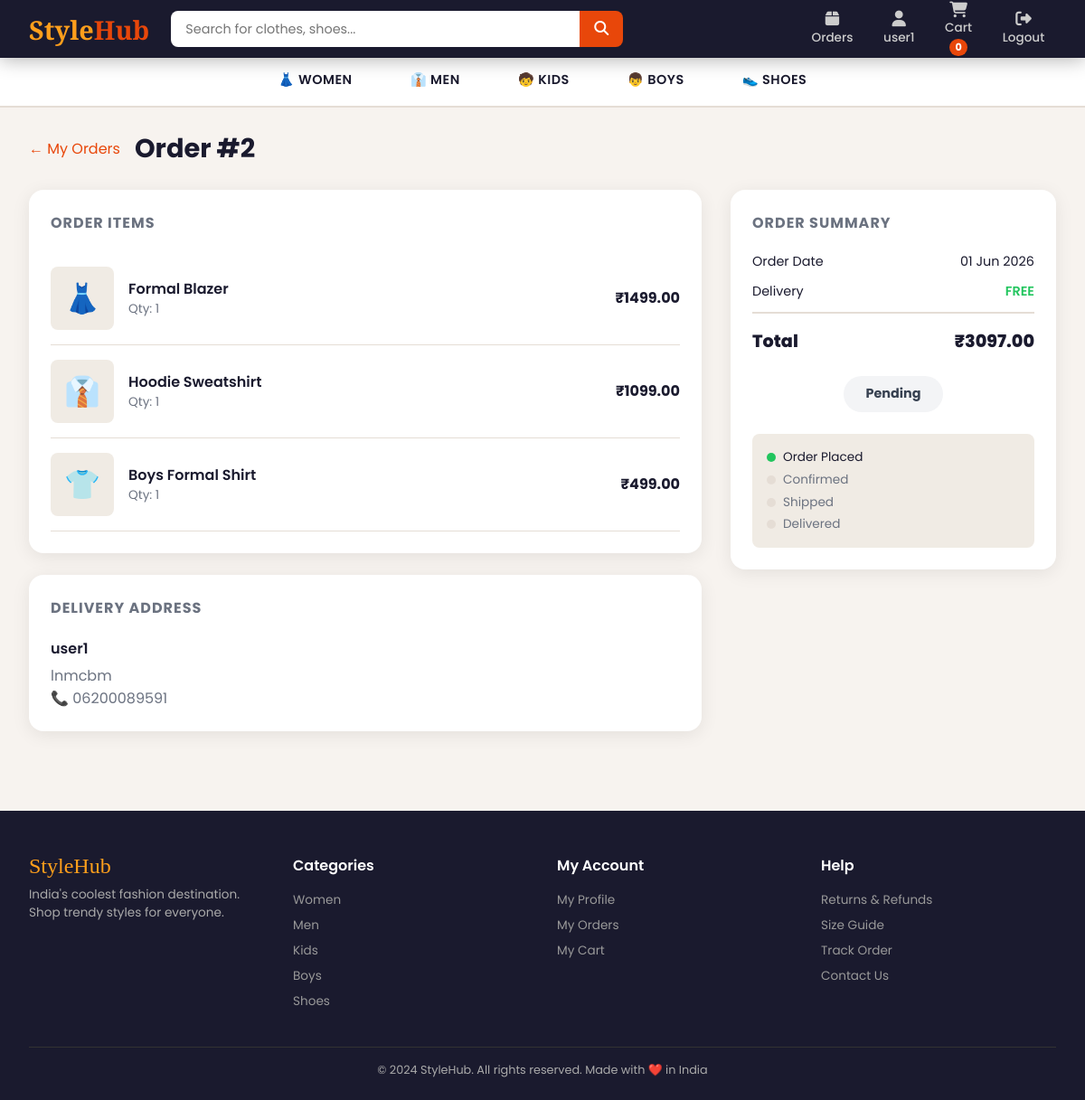
The page /orders/2/ (signed in) on the database its author committed.
### users/models.py (models this page shows, shortened)
class CustomUser(AbstractUser):
    ROLE_CHOICES = (('admin', 'Admin'), ('staff', 'Staff'), ('user', 'User'))
    role = models.CharField(max_length=10, choices=ROLE_CHOICES, default='user')
    phone = models.CharField(max_length=15, blank=True)
    address = models.TextField(blank=True)

### store/models.py (models this page shows, shortened)
class Order(models.Model):
    STATUS_CHOICES = (
        ('pending', 'Pending'),
        ('confirmed', 'Confirmed'),
        ('shipped', 'Shipped'),
        ('delivered', 'Delivered'),
        ('cancelled', 'Cancelled'),
    )
    user = models.ForeignKey(settings.AUTH_USER_MODEL, on_delete=models.CASCADE)
    total_price = models.DecimalField(max_digits=10, decimal_places=2)
    status = models.CharField(max_length=20, choices=STATUS_CHOICES, default='pending')
    address = models.TextField()
    phone = models.CharField(max_length=15)
    created_at = models.DateTimeField(auto_now_add=True)

class OrderItem(models.Model):
    order = models.ForeignKey(Order, on_delete=models.CASCADE, related_name='items')
    product = models.ForeignKey(Product, on_delete=models.CASCADE)
    quantity = models.IntegerField()
    price = models.DecimalField(max_digits=10, decimal_places=2)

class Product(models.Model):
    name = models.CharField(max_length=200)
    category = models.CharField(max_length=20, choices=CATEGORY_CHOICES)
    price = models.DecimalField(max_digits=10, decimal_places=2)
    original_price = models.DecimalField(max_digits=10, decimal_places=2, null=True, blank=True)
    description = models.TextField(blank=True)
    image_url = models.URLField(blank=True)
    stock = models.IntegerField(default=10)
    rating = models.DecimalField(max_digits=3, decimal_places=1, default=4.0)
    reviews_count = models.IntegerField(default=0)
    is_active = models.BooleanField(default=True)
    created_at = models.DateTimeField(auto_now_add=True)

### store/views.py (the view)
# urls.py: path('orders/<int:pk>/', views.order_detail_view, name='order_detail'),
@login_required
def order_detail_view(request, pk):
    order = get_object_or_404(Order, pk=pk, user=request.user)
    return render(request, 'store/order_detail.html', {'order': order})

### store/context_processors.py (called while the page is built)
def cart_count(request):
    if request.user.is_authenticated:
        count = Cart.objects.filter(user=request.user).count()
        return {'cart_count': count}
    return {'cart_count': 0}

### templates/store/order_detail.html (shortened to what this page needs)
{% extends 'base.html' %}
{% block content %}
<div style="display:flex;align-items:center;gap:1rem;margin-bottom:1.5rem">
    <a href="/orders/" style="color:var(--primary);text-decoration:none">← My Orders</a>
    <h1 style="font-size:1.8rem;font-weight:700">Order #{{ order.id }}</h1>
</div>
<div style="display:grid;grid-template-columns:1fr 360px;gap:2rem;align-items:start">
    <div>
        <div style="background:white;border-radius:16px;padding:1.5rem;box-shadow:var(--shadow);margin-bottom:1.5rem">
            <h2 style="font-size:1rem;font-weight:700;margin-bottom:1.25rem;color:var(--gray);text-transform:uppercase;letter-spacing:1px">Order Items</h2>
            {% for item in order.items.all %}
            <div style="display:flex;align-items:center;gap:1rem;padding:1rem 0;border-bottom:1px solid var(--border)">
                <div style="width:70px;height:70px;border-radius:8px;background:var(--light-gray);display:flex;align-items:center;justify-content:center;font-size:2rem;flex-shrink:0">
                    {% if item.product.category == 'women' %}👗{% elif item.product.category == 'men' %}👔{% elif item.product.category == 'shoes' %}👟{% else %}👕{% endif %}
                </div>
                <div style="flex:1">
                    <div style="font-weight:600">{{ item.product.name }}</div>
                    <div style="color:var(--gray);font-size:0.85rem">Qty: {{ item.quantity }}</div>
                </div>
                <div style="font-weight:700">₹{{ item.price }}</div>
            </div>
            {% endfor %}
        </div>
        <div style="background:white;border-radius:16px;padding:1.5rem;box-shadow:var(--shadow)">
            <h2 style="font-size:1rem;font-weight:700;margin-bottom:1.25rem;color:var(--gray);text-transform:uppercase;letter-spacing:1px">Delivery Address</h2>
            <p style="font-weight:600;margin-bottom:0.3rem">{{ user.get_full_name|default:user.username }}</p>
            <p style="color:var(--gray)">{{ order.address }}</p>
            <p style="color:var(--gray)">📞 {{ order.phone }}</p>
        </div>
    </div>
    <div style="background:white;border-radius:16px;padding:1.5rem;box-shadow:var(--shadow);position:sticky;top:80px">
        <h2 style="font-size:1rem;font-weight:700;margin-bottom:1.25rem;color:var(--gray);text-transform:uppercase;letter-spacing:1px">Order Summary</h2>
        <div style="display:flex;justify-content:space-between;margin-bottom:0.75rem;font-size:0.9rem">
            <span>Order Date</span><span>{{ order.created_at|date:"d M Y" }}</span>
        </div>
        <div style="display:flex;justify-content:space-between;margin-bottom:0.75rem;font-size:0.9rem">
            <span>Delivery</span><span style="color:var(--success);font-weight:600">FREE</span>
        </div>
        <div style="display:flex;justify-content:space-between;font-size:1.2rem;font-weight:800;padding-top:1rem;border-top:2px solid var(--border)">
            <span>Total</span><span>₹{{ order.total_price }}</span>
        </div>
        <div style="margin-top:1.5rem;text-align:center">
            <span style="
                padding:0.6rem 1.5rem;border-radius:20px;font-size:0.9rem;font-weight:700;display:inline-block;
                {% if order.status == 'delivered' %}background:#dcfce7;color:#15803d;
                {% elif order.status == 'shipped' %}background:#dbeafe;color:#1d4ed8;
                {% elif order.status == 'confirmed' %}background:#fef9c3;color:#854d0e;
                {% elif order.status == 'cancelled' %}background:#fee2e2;color:#dc2626;
                {% else %}background:#f3f4f6;color:#374151;{% endif %}
            ">{{ order.status|title }}</span>
        </div>
        <div style="margin-top:1.5rem;padding:1rem;background:var(--light-gray);border-radius:8px;font-size:0.85rem">
            <div style="margin-bottom:0.3rem;display:flex;gap:0.5rem;align-items:center">
                <span style="width:10px;height:10px;background:var(--success);border-radius:50%;display:inline-block"></span>
                <span>Order Placed</span>
            </div>
            <div style="margin-bottom:0.3rem;display:flex;gap:0.5rem;align-items:center;color:{% if order.status in 'confirmed,shipped,delivered' %}var(--dark){% else %}var(--gray){% endif %}">
                <span style="width:10px;height:10px;background:{% if order.status in 'confirmed,shipped,delivered' %}var(--accent){% else %}var(--border){% endif %};border-radius:50%;display:inline-block"></span>
                <span>Confirmed</span>
            </div>
            <div style="margin-bottom:0.3rem;display:flex;gap:0.5rem;align-items:center;color:{% if order.status in 'shipped,delivered' %}var(--dark){% else %}var(--gray){% endif %}">
                <span style="width:10px;height:10px;background:{% if order.status in 'shipped,delivered' %}#3b82f6{% else %}var(--border){% endif %};border-radius:50%;display:inline-block"></span>
                <span>Shipped</span>
            </div>
            <div style="display:flex;gap:0.5rem;align-items:center;color:{% if order.status == 'delivered' %}var(--dark){% else %}var(--gray){% endif %}">
                <span style="width:10px;height:10px;background:{% if order.status == 'delivered' %}var(--success){% else %}var(--border){% endif %};border-radius:50%;display:inline-block"></span>
                <span>Delivered</span>
            </div>
        </div>
    </div>
</div>
{% endblock %}

### templates/base.html (shortened to what this page needs)
<!DOCTYPE html>
<html lang="en">
<head>
    <link rel="stylesheet" href="https://cdnjs.cloudflare.com/ajax/libs/font-awesome/6.4.0/css/all.min.css">
</head>
<body>
<nav class="navbar">
    <div class="nav-inner">
        <a href="/" class="nav-logo">Style<span>Hub</span></a>
        <form class="nav-search" action="/search/" method="get">
            <input type="text" name="q" placeholder="Search for clothes, shoes..." value="{{ request.GET.q }}">
            <button type="submit"><i class="fas fa-search"></i></button>
        </form>
        <div class="nav-links">
            {% if user.is_authenticated %}
                <a href="/orders/"><i class="fas fa-box"></i>Orders</a>
                <a href="/users/profile/"><i class="fas fa-user"></i>{{ user.username }}</a>
                <a href="/cart/" class="nav-cart"><i class="fas fa-shopping-cart"></i>Cart <span class="cart-badge">{{ cart_count }}</span></a>
                <a href="/users/logout/"><i class="fas fa-sign-out-alt"></i>Logout</a>
            {% else %}
                <a href="/users/login/"><i class="fas fa-sign-in-alt"></i>Login</a>
                <a href="/users/signup/"><i class="fas fa-user-plus"></i>Signup</a>
            {% endif %}
        </div>
    </div>
</nav>
<div class="cat-bar">
    <a href="/category/women/" {% if request.path == '/category/women/' %}class="active"{% endif %}>👗 Women</a>
    <a href="/category/men/" {% if request.path == '/category/men/' %}class="active"{% endif %}>👔 Men</a>
    <a href="/category/kids/" {% if request.path == '/category/kids/' %}class="active"{% endif %}>🧒 Kids</a>
    <a href="/category/boys/" {% if request.path == '/category/boys/' %}class="active"{% endif %}>👦 Boys</a>
    <a href="/category/shoes/" {% if request.path == '/category/shoes/' %}class="active"{% endif %}>👟 Shoes</a>
</div>
<div class="main-content">
    {% block content %}{% endblock %}
</div>
<footer>
    <div class="footer-inner">
        <div class="footer-grid">
            <div>
                <div class="footer-logo">StyleHub</div>
                <p style="font-size:0.85rem;">India's coolest fashion destination. Shop trendy styles for everyone.</p>
            </div>
            <div>
                <h4>Categories</h4>
                <a href="/category/women/">Women</a>
                <a href="/category/men/">Men</a>
                <a href="/category/kids/">Kids</a>
                <a href="/category/boys/">Boys</a>
                <a href="/category/shoes/">Shoes</a>
            </div>
            <div>
                <h4>My Account</h4>
                <a href="/users/profile/">My Profile</a>
                <a href="/orders/">My Orders</a>
                <a href="/cart/">My Cart</a>
            </div>
            <div>
                <h4>Help</h4>
                <a href="#">Returns & Refunds</a>
                <a href="#">Size Guide</a>
                <a href="#">Track Order</a>
                <a href="#">Contact Us</a>
            </div>
        </div>
        <div class="footer-bottom">
            <p>© 2024 StyleHub. All rights reserved. Made with ❤️ in India</p>
        </div>
    </div>
</footer>
</body>
</html>

### templates/base.html (style rules this page uses)
:root { --primary: #e8470a; --primary-dark: #c73d08; --accent: #ff9f1c; --bg: #f7f3ef; --white: #ffffff; --dark: #1a1a2e; --gray: #6b7280; --light-gray: #f0ebe4; --border: #e5ddd5; --success: #22c55e; --shadow: 0 4px 20px rgba(0,0,0,0.08); }
* { margin: 0; padding: 0; box-sizing: border-box; }
body { font-family: 'Poppins', sans-serif; background: var(--bg); color: var(--dark); }
.navbar { background: var(--dark); padding: 0 2rem; position: sticky; top: 0; z-index: 1000; box-shadow: 0 2px 20px rgba(0,0,0,0.3); }
.nav-inner { display: flex; align-items: center; gap: 1.5rem; height: 64px; max-width: 1400px; margin: 0 auto; }
.nav-logo { font-family: 'Playfair Display', serif; font-size: 1.8rem; color: var(--accent); font-weight: 700; text-decoration: none; white-space: nowrap; }
.nav-logo span { color: var(--primary); }
.nav-search { flex: 1; display: flex; max-width: 500px; }
.nav-search input { flex: 1; padding: 0.6rem 1rem; border: none; border-radius: 8px 0 0 8px; font-family: 'Poppins', sans-serif; font-size: 0.9rem; outline: none; }
.nav-search button { background: var(--primary); color: white; border: none; padding: 0.6rem 1rem; border-radius: 0 8px 8px 0; cursor: pointer; font-size: 1rem; }
.nav-links { display: flex; align-items: center; gap: 0.5rem; margin-left: auto; }
.nav-links a, .nav-links button { color: #ccc; text-decoration: none; font-size: 0.85rem; font-weight: 500; padding: 0.5rem 0.8rem; border-radius: 8px; border: none; background: none; cursor: pointer; display: flex; flex-direction: column; align-items: center; gap: 2px; transition: color 0.2s, background 0.2s; }
.nav-links a i, .nav-links button i { font-size: 1.1rem; }
.cart-badge { background: var(--primary); color: white; border-radius: 50%; padding: 1px 6px; font-size: 0.7rem; font-weight: 700; }
.nav-cart { position: relative; }
.cat-bar { background: white; border-bottom: 2px solid var(--border); display: flex; justify-content: center; gap: 0; overflow-x: auto; }
.cat-bar a { padding: 0.9rem 2rem; text-decoration: none; color: var(--dark); font-weight: 600; font-size: 0.9rem; text-transform: uppercase; letter-spacing: 0.5px; border-bottom: 3px solid transparent; transition: all 0.2s; white-space: nowrap; }
.main-content { max-width: 1400px; margin: 0 auto; padding: 1.5rem 2rem; }
footer { background: var(--dark); color: #aaa; margin-top: 4rem; padding: 3rem 2rem 1.5rem; }
.footer-inner { max-width: 1400px; margin: 0 auto; }
.footer-grid { display: grid; grid-template-columns: repeat(auto-fit, minmax(200px, 1fr)); gap: 2rem; margin-bottom: 2rem; }
footer h4 { color: white; margin-bottom: 1rem; font-weight: 600; }
footer a { color: #999; text-decoration: none; font-size: 0.85rem; display: block; margin-bottom: 0.5rem; }
.footer-bottom { border-top: 1px solid #333; padding-top: 1rem; text-align: center; font-size: 0.8rem; }
.footer-logo { font-family: 'Playfair Display', serif; font-size: 1.5rem; color: var(--accent); margin-bottom: 0.5rem; }

### rows shown on the page
CustomUser: username "user1", get_full_name "user1"
Order: id "2", address "lnmcbm", phone "06200089591", created_at "01 Jun 2026", total_price "3097.00", status "Pending"
OrderItem: product.name "Formal Blazer", quantity "1", price "1499.00"
OrderItem: product.name "Hoodie Sweatshirt", quantity "1", price "1099.00"
OrderItem: product.name "Boys Formal Shirt", quantity "1", price "499.00"

### other values the page prints
{{ cart_count }} "0"
